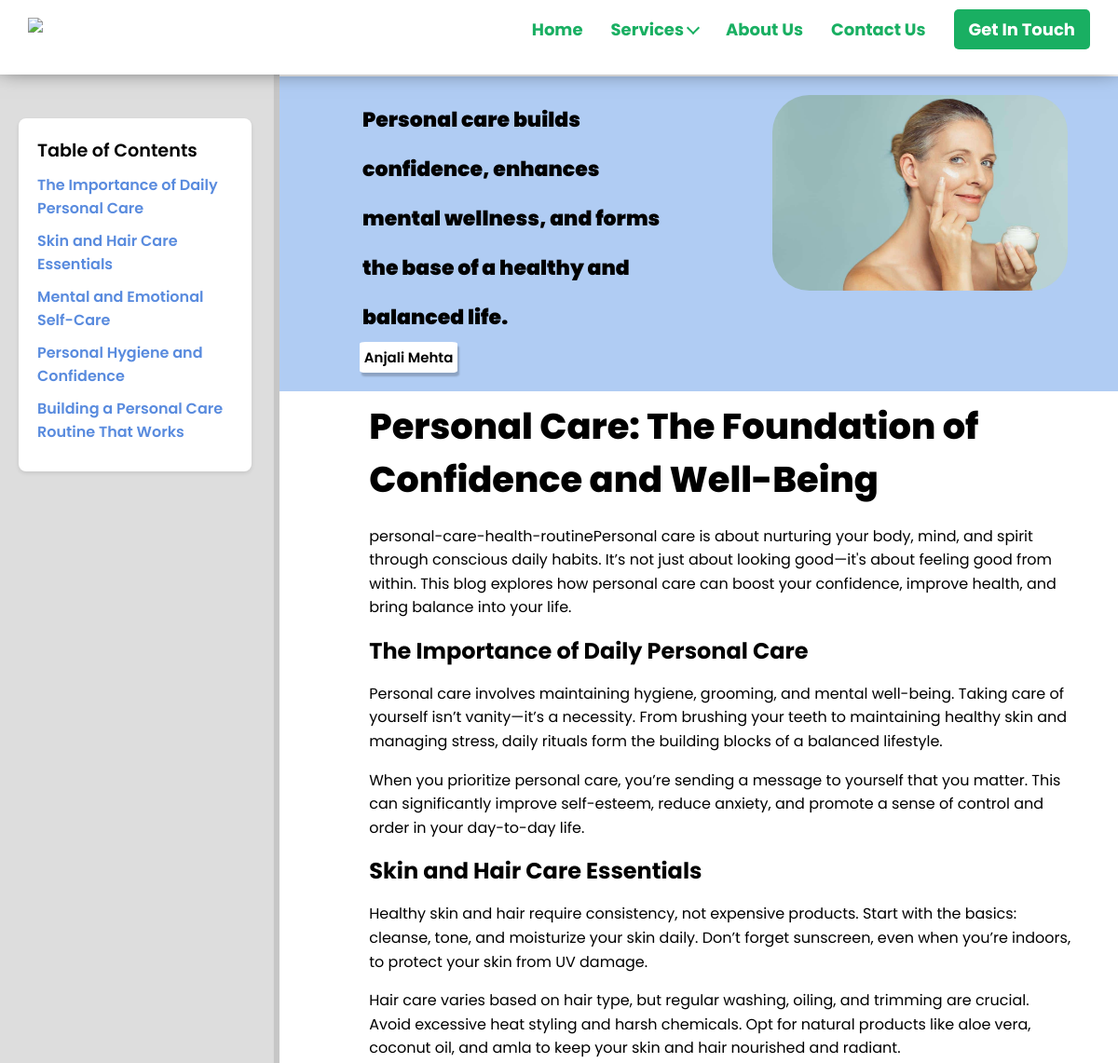
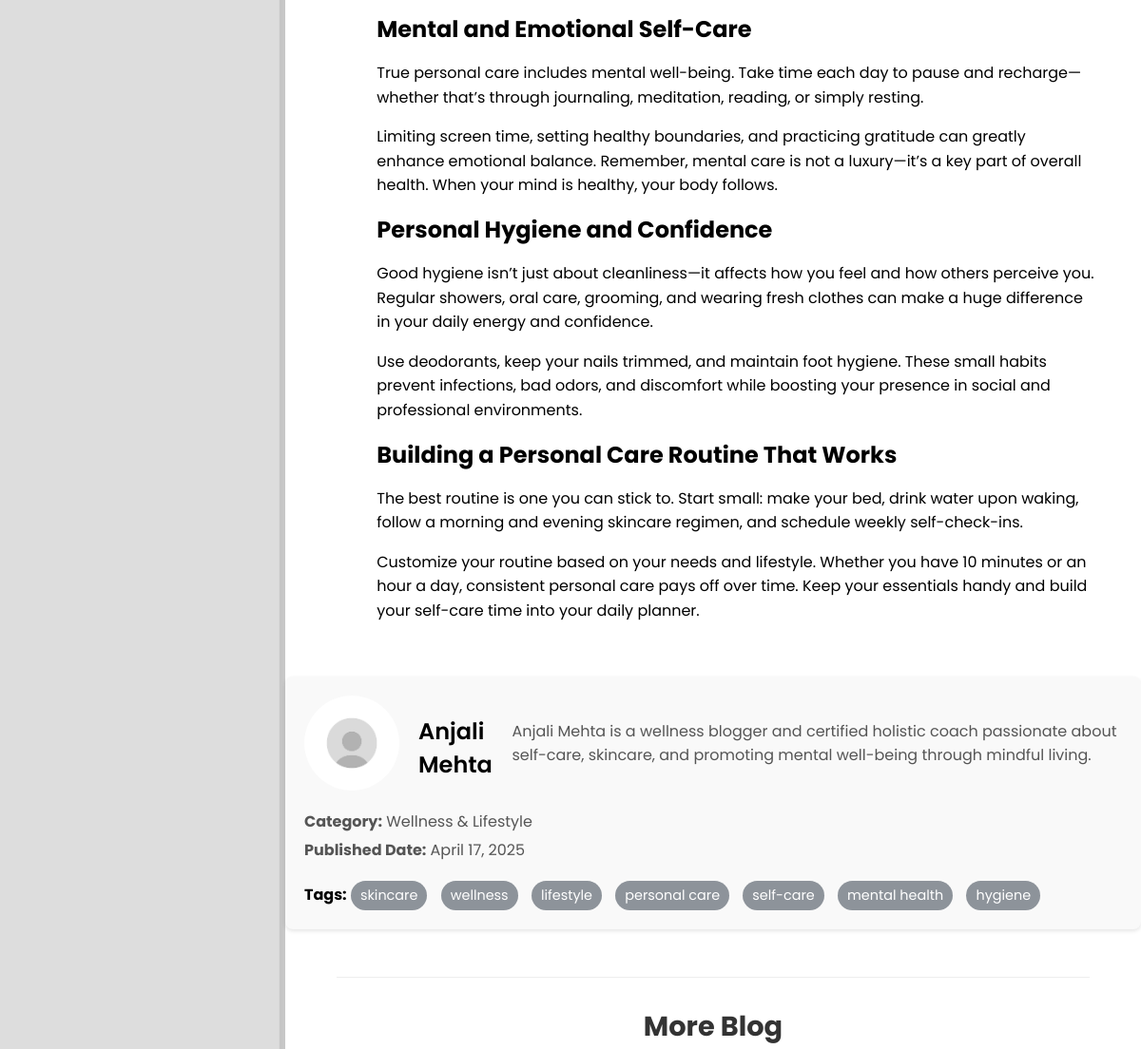
Page /blog/healthcare/personal-care-health-routine/ (upper part) on the earlier database version (2 pictures, top to bottom).
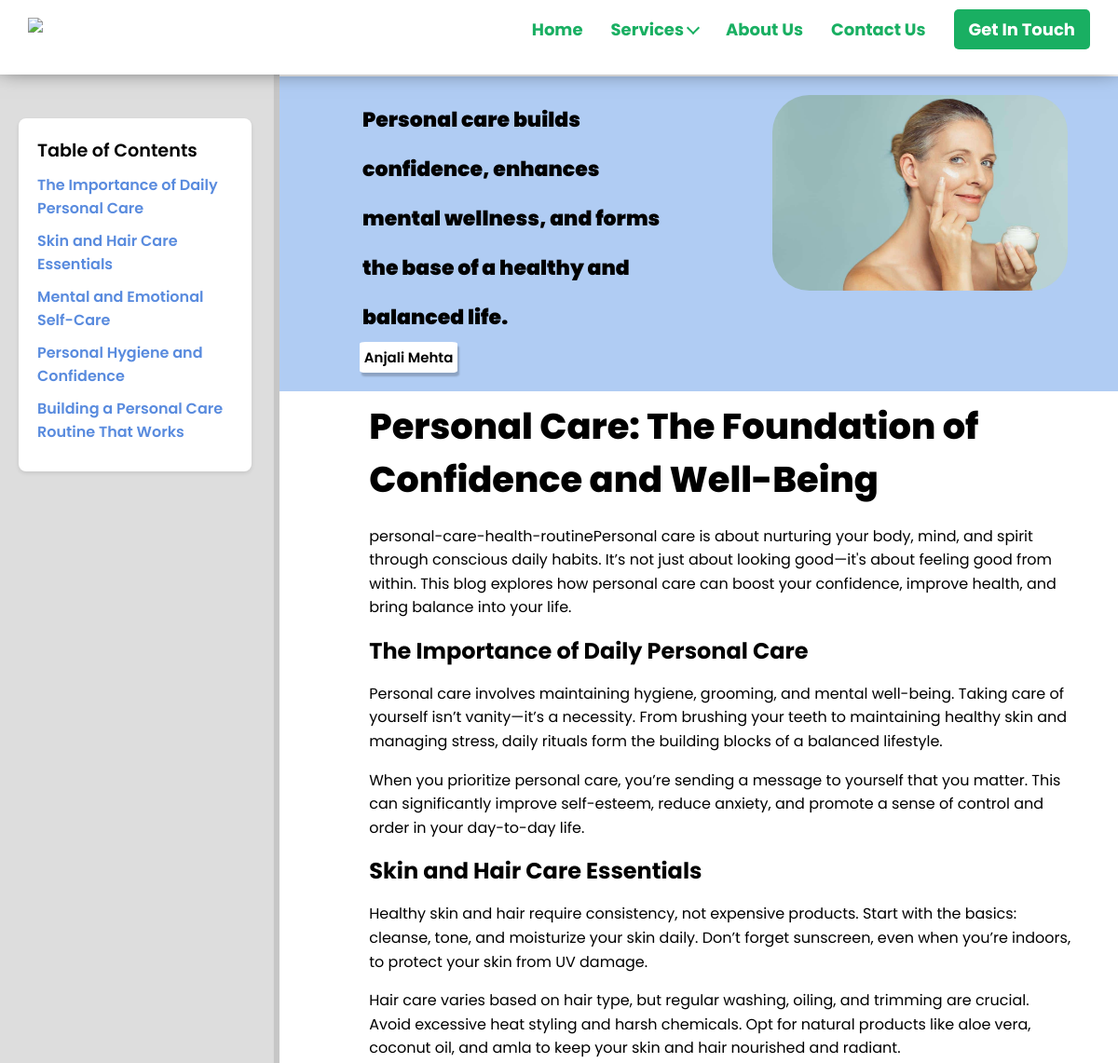
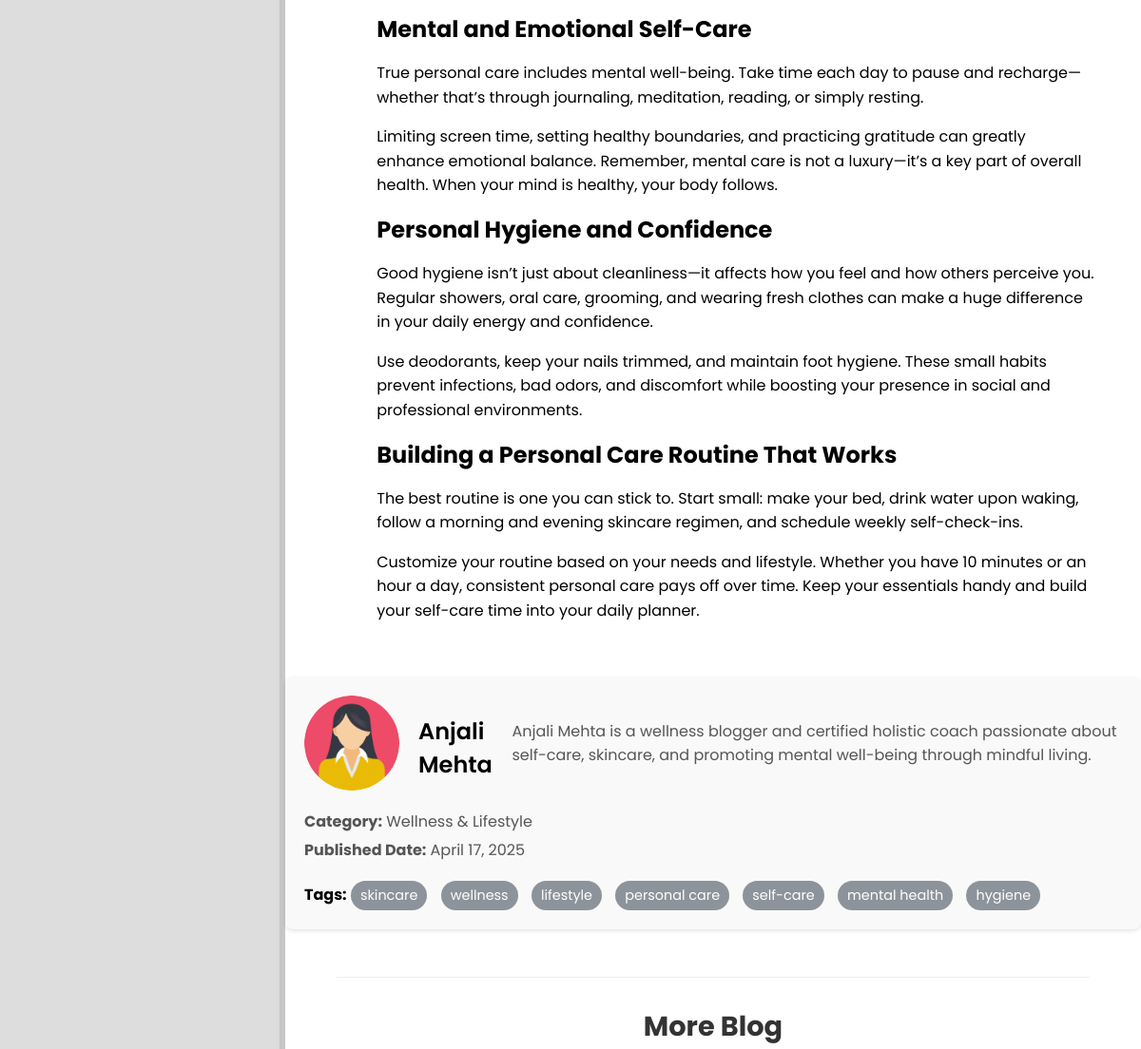
Same page on the later database version (2 pictures, top to bottom).
### blog/models.py (models this page shows, shortened)
class Section(models.Model):
    blog = models.ForeignKey(Blog, related_name='sections', on_delete=models.CASCADE)
    title = models.CharField(max_length=255)
    slug = models.SlugField(unique=False, blank=True)
    content = models.TextField()

class Tag(models.Model):
    name = models.CharField(max_length=50, unique=True)
    slug = models.SlugField(unique=False, blank=True)

class Blog(models.Model):
    BLOG_TYPE_CHOICES = [
        ('commerce', 'commerce'),
        ('energy', 'energy'),
        ('esports', 'esports'),
        ('fintech', 'fintech'),
        ('healthcare', 'healthcare'),
        ('realestate', 'realestate'),
        ('tour', 'tour'),
    ]
    title = models.CharField(max_length=255)
    slug = models.SlugField(unique=False, blank=True)
    image = models.ImageField(upload_to="blog/images/blog_images")
    content = models.TextField()
    short_description = models.CharField(max_length=200, blank=True, null=True)
    category = models.CharField(max_length=100)
    published_date = models.DateTimeField(auto_now_add=True)
    author = models.CharField(max_length=100, default="Unknown Author")
    author_description = models.TextField(default="No description available.")
    author_image = models.ImageField(
    upload_to='blog/images/author_images/',
    default='blog/images/author_images/default_author_image.png',
    blank=True, null=True
    )
    active = models.BooleanField(default=True)
    tags = models.ManyToManyField(Tag, blank=True)
    blog_type = models.CharField(
        max_length=20, choices=BLOG_TYPE_CHOICES, default='healthcare'
    )  # Default value corrected

### blog/views.py (the view)
# urls.py: re_path(r"^commerce/(?P<slug>[-\w]+)/$", views.blog_detail, {"blog_type": "commerce"}, name="commerce_blog_detail"),
def blog_detail(request, slug, blog_type=None):
    if blog_type not in dict(Blog.BLOG_TYPE_CHOICES).keys():
        messages.error(request, 'Invalid blog type!')
        return redirect('blog:form')
    blog = get_object_or_404(Blog, slug=slug, blog_type=blog_type)
    recent_blogs = Blog.objects.filter(
        active=True,
        blog_type=blog_type
    ).exclude(
        id=blog.id
    ).order_by(
        "-published_date"
    )[:4]
    return render(request, f'{blog_type}_blog_detail.html', {
        'blog': blog,
        'recent_blogs': recent_blogs,
        'blog_type': blog_type
    })

### blog/templates/healthcare_blog_detail.html (shortened to what this page needs)
{% extends 'base.html' %}
{% load static %}
{% block title %}
    {% block logo_image %}{% static 'images/h-g-logo.png' %}{% endblock logo_image %}
{% endblock %}
{% block content %}
    <div class="toc">
        <h3>Table of Contents</h3>
        <ul>
            {% for section in blog.sections.all %}
                <li><a href="#{{ section.slug }}">{{ section.title }}</a></li>
            {% endfor %}
        </ul>
    </div>
    <div class="oracle-body">
        <div class="oracle-mid1">
            <div class="one">
                <p class="see">{{ blog.short_description }}</p>
                <div class="obttns">
                    <div class="obttn1">
                        <p>{{ blog.author }}</p>
                    </div>
                </div>
            </div>
            <div class="two">
                <img src="{{ blog.image.url }}" alt="{{ blog.title }}" class="blog-image">
            </div>
        </div>
        <div class="oracle-middle">
            <div class="oracle-middle-part2">
                <section class="part2-section1">
                    <div class="ERP">
                        <h2 class="rw-ptitle">{{ blog.title }}</h2>
                        <p>{{ blog.content|safe }}</p>
                    </div>
                </section>
                {% for section in blog.sections.all %}
                    <section id="{{ section.slug }}" class="part2-section1">
                        <div class="ERP">
                            <h2>{{ section.title }}</h2>
                            <p>{{ section.content|safe }}</p>
                        </div>
                    </section>
                {% endfor %}
            </div>
        </div>
        <div class="author-section">
            <div class="author-info">
                {% if blog.author_image %}
                    <img src="{{ blog.author_image.url }}" alt="{{ blog.author }}">
                {% else %}
                    <img src="{% static 'images/author_images/default_author_image.png' %}" alt="{{ blog.author }}">
                {% endif %}
                <h3>{{ blog.author }}</h3>
                <p>{{ blog.author_description }}</p>
            </div>
            <div class="meta-info">
                <p><strong>Category:</strong> {{ blog.category }}</p>
                <p><strong>Published Date:</strong> {{ blog.published_date|date:"F j, Y" }}</p>
                <div class="tags">
                    <strong>Tags:</strong>
                    {% for tag in blog.tags.all %}
                        <span>{{ tag.name }}</span>
                    {% endfor %}
                </div>
            </div>
        </div>
        <div class="recent-issues">
            <h2>More Blog</h2>
        </div>
    </div>
{% endblock %}

Differences in the rows shown:
changed Blog "Personal Care: The Foundation of Confidence and Well-Being": author_image: picture added
